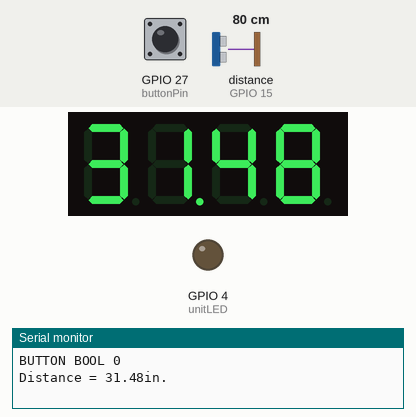
Recording of a sketch running on a simulated ESP32. Parts: 4-digit seven-segment display, output pins drawn as LEDs (lit = HIGH), the last lines printed to the serial monitor. Inputs (shaded band) come from the test bench; at power-on: GPIO 27 (buttonPin) LOW, distance to the obstacle (sensor on GPIO 15) 80 cm. The echo pulse lasts 58.3 µs per cm.

Above: at 1.6 s.
1.7 s: GPIO 27 (buttonPin) pulled HIGH for 0.15 s
At 3.2 s:
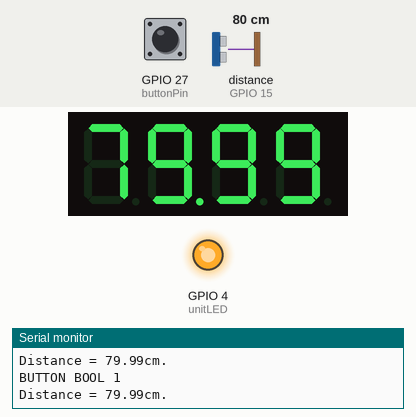
3.5 s: distance to the obstacle (sensor on GPIO 15) set to 2 cm
At 4.6 s:
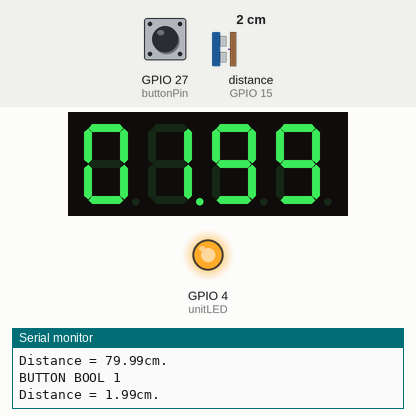
5.5 s: GPIO 27 (buttonPin) pulled HIGH for 1 s
At 6.8 s:
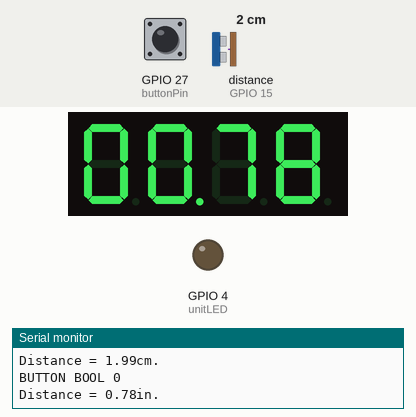
8.5 s: distance to the obstacle (sensor on GPIO 15) set to 4 cm
At 9.6 s:
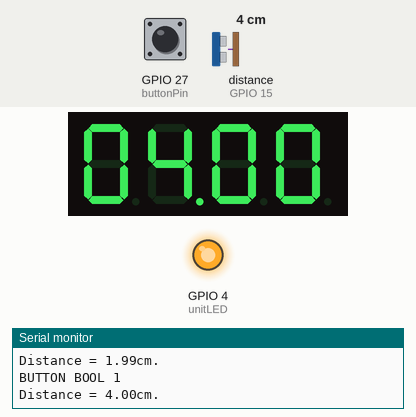
10.5 s: distance to the obstacle (sensor on GPIO 15) set to 9 cm
At 12.3 s:
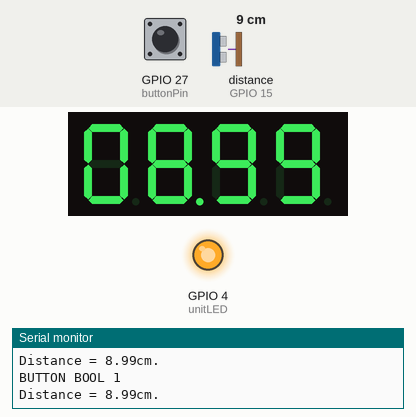
Timing chart, 0 to 13.5 s (numbered marks = the images above; inputs shaded):
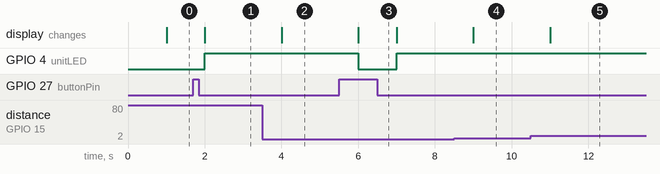

Measured:
- after the input at 1.7 s, GPIO 4 (unitLED): LOW → HIGH after 0.31 s; the display: changes after 0.31 s (image 1)
- after the input at 3.5 s, the display: changes after 0.50 s (image 2)
- after the input at 5.5 s, GPIO 4 (unitLED): HIGH → LOW after 0.50 s, → HIGH 1.0 s later; the display: changes after 0.50 s (image 3)
- after the input at 8.5 s, the display: changes after 0.50 s (image 4)
- after the input at 10.5 s, the display: changes after 0.50 s (image 5)

The sketch:

ultrasonic-newping.ino
```cpp
#include "NewPing.h"
#include "SevSeg.h"

#define TRIGGER_PIN 2
#define ECHO_PIN 15
#define MAX_DISTANCE 400  //cm

SevSeg sevseg;

NewPing sonar(TRIGGER_PIN, ECHO_PIN, MAX_DISTANCE);

float distance, duration;
unsigned long previousMillis = 0;
const long interval = 1000;

// inches / cm
const int buttonPin = 27;
int buttonState = 0;
bool state = false;
String unit = "in";
const int unitLED = 4;


void setup() {
  Serial.begin(115200);

  byte numDigits = 4;
// https://osoyoo.com/2017/08/08/4-digit-7-segment-led-display/
// Pin to Pin layout
// 13 5  23 33 25 18
// I  I  I  I  I  I
//   8.  8.  8.  8.
// I  I  I  I  I  I
// 22 21 12 19 14 26

  // Digit pins connected to ESP32 GPIOs: {D1, D2, D3, D4}
  byte digitPins[] = { 13, 33, 25, 26 };

  // Segment pins connected to ESP32 GPIOs: {a, b, c, d, e, f, g, dp}
  byte segmentPins[] = { 5, 18, 19, 21, 22, 23, 14, 12 };

  bool resistorsOnSegments = false; // 'true' if resistors are on segment pins
  byte hardwareConfig = COMMON_CATHODE; // 5641AS is Common Cathode
  bool updateWithDelays = false; // Recommended 'false'
  bool leadingZeros = true;
  bool disableDecPoint = false;

  sevseg.begin(hardwareConfig, numDigits, digitPins, segmentPins,
               resistorsOnSegments, updateWithDelays, leadingZeros, disableDecPoint);
  sevseg.setBrightness(90);

  // button
  pinMode(buttonPin, INPUT);

  pinMode(unitLED, OUTPUT);
  digitalWrite(unitLED, LOW);
  // LOW means blue -> INCHES
}

void loop() {

  buttonState = digitalRead(buttonPin);

    if (buttonState == HIGH){
      state = !state;
    }

  unsigned long currentMillis = millis();

  // only do anything every 1 second
  if (currentMillis - previousMillis >= interval) {

    // button BEG
    Serial.print("BUTTON BOOL ");
    Serial.println(state);
    // button END

    previousMillis = currentMillis;
    duration = sonar.ping();

    if (state) {
      unit = "cm";
      distance = (duration / 2) * 0.0343;
      digitalWrite(unitLED, HIGH);
    } else {
      unit = "in";
      distance = (duration / 2) * 0.013500;
      digitalWrite(unitLED, LOW);
    }
    String output = "Distance = " + String(distance) + unit + ".";
    Serial.println(output);

    int numberOfDecimals = 2;
    if (distance > 99.99){
      numberOfDecimals = 1;
    }
    sevseg.setNumberF(distance, numberOfDecimals);
  }
  sevseg.refreshDisplay();
}
```
